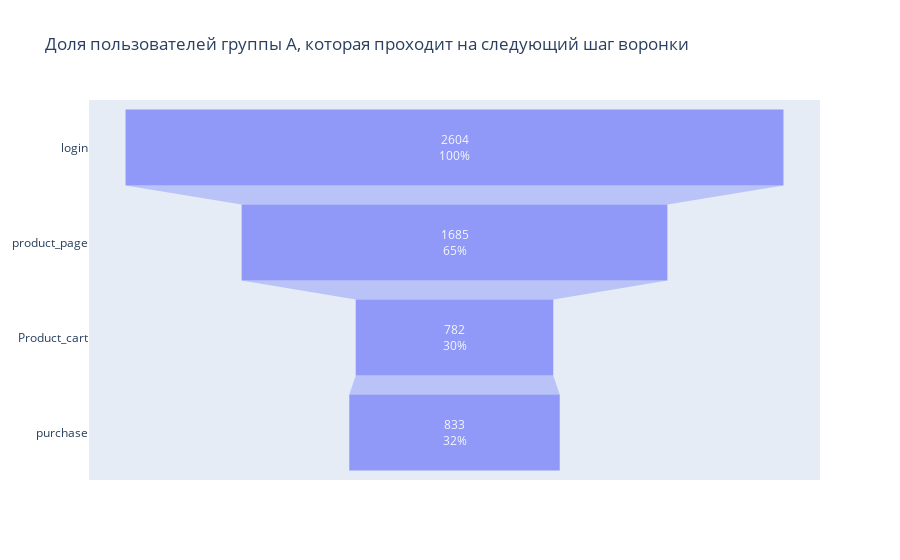

Source (notebook cell):
### Markdown cell above
Посмотрим как меняется конверсия в воронке в выборках на разных этапах?

### Code cell
fig = go.Figure(go.Funnel(
    y = ["login", "product_page", "Product_cart", "purchase"],
    x = [2604, 1685, 782, 833],
    textposition = "inside",
    textinfo = "value+percent initial",
    opacity = 0.65))
fig.update_layout(title="Доля пользователей группы А, которая проходит на следующий шаг воронки")
fig.show()

### Figure 1 — Plotly figure (JSON) as saved in the notebook; plotly's stock layout.template omitted (floating-point values rounded to 4 significant figures)
{"data": [{"opacity": 0.65, "textinfo": "value+percent initial", "textposition": "inside", "type": "funnel", "x": [2604, 1685, 782, 833], "y": ["login", "product_page", "Product_cart", "purchase"]}], "layout": {"title": {"text": "Доля пользователей группы А, которая проходит на следующий шаг воронки"}}}
